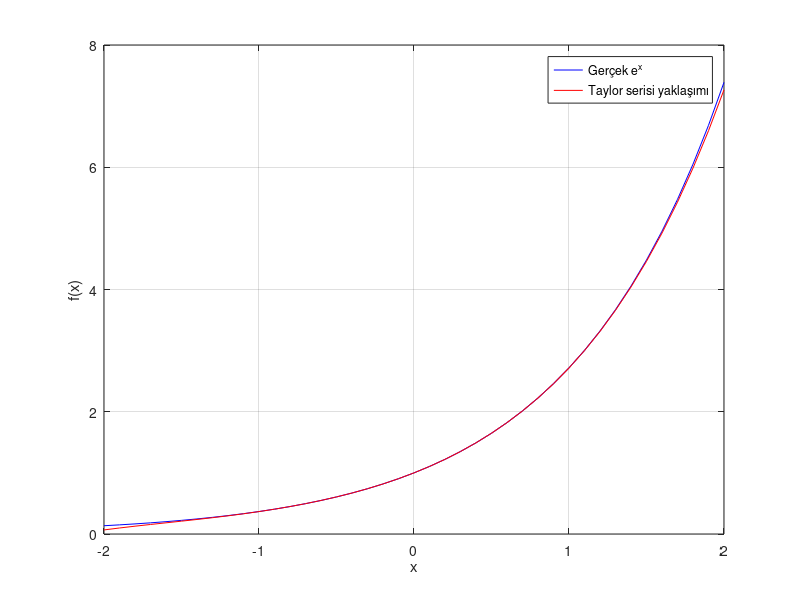

The MATLAB script that drew this image:
clc; clear; close all; % Komut penceresini temizler, değişkenleri siler ve açık grafikleri kapatır

% Kullanıcıdan x değerini al
x = input('x değerini giriniz : ');

% Kullanıcıdan Taylor serisinde kullanılacak terim sayısını al
n = input('Terim sayısını giriniz : ');

% Taylor serisinin toplam sonucunu tutacak değişken
taylor_sonuc = 0;

% Faktoriyel hesaplamak için başlangıç değeri
faktoriyel = 1;

% Taylor serisini hesaplamak için for döngüsü
for i = 0:n
    
    % Faktoriyel hesaplama (i! değeri)
    if i > 0
        faktoriyel = faktoriyel * i;
    end
    
    % Taylor serisinin i. terimi (x^i / i!)
    terim = (x^i) / faktoriyel;
    
    % Hesaplanan terimi toplam sonuca ekleme
    taylor_sonuc = taylor_sonuc + terim;
    
end

% MATLAB'ın hazır exp(x) fonksiyonu ile gerçek değeri hesaplama
gercek_deger = exp(x);

% Sonuç
disp(["Taylor serisi sonucu : " num2str(taylor_sonuc)]);
disp(["Gerçek exp(x) değeri : " num2str(gercek_deger)]);

% Grafik çizimi için x değerleri oluşturma (-2 ile 2 arasında)
x_degerleri = -2:0.1:2;

% Taylor serisi grafiğini tutacak boş dizi oluşturma
taylor_grafik = zeros(size(x_degerleri));

% Her x değeri için Taylor serisi hesaplama
for k = 1:length(x_degerleri)
    
    % Dizideki x değerini alma
    x = x_degerleri(k);
    
    % Toplam ve faktoriyeli sıfırlama
    toplam = 0;
    faktoriyel = 1;
    
    % Taylor serisini tekrar hesaplama
    for i = 0:n
        
        % Faktoriyel hesaplama
        if i > 0
            faktoriyel = faktoriyel * i;
        end
        
        % Taylor serisi toplamına terim ekleme
        toplam = toplam + (x^i)/faktoriyel;
        
    end
    
    % Hesaplanan değeri grafik dizisine ekleme
    taylor_grafik(k) = toplam;
    
end

% Gerçek e^x değerlerini hesaplama
gercek_grafik = exp(x_degerleri);

% Gerçek e^x grafiğini çizme
plot(x_degerleri , gercek_grafik , "b");

% Aynı grafikte ikinci eğriyi çizmek için hold on
hold on

% Taylor serisi yaklaşım grafiğini çizme
plot(x_degerleri , taylor_grafik , " r");

% Grafik açıklaması (legend)
legend("Gerçek e^x","Taylor serisi yaklaşımı");

% X ekseni etiketi
xlabel("x");

% Y ekseni etiketi
ylabel("f(x)");

% Grafiğe kareli arka plan ekleme
grid on
